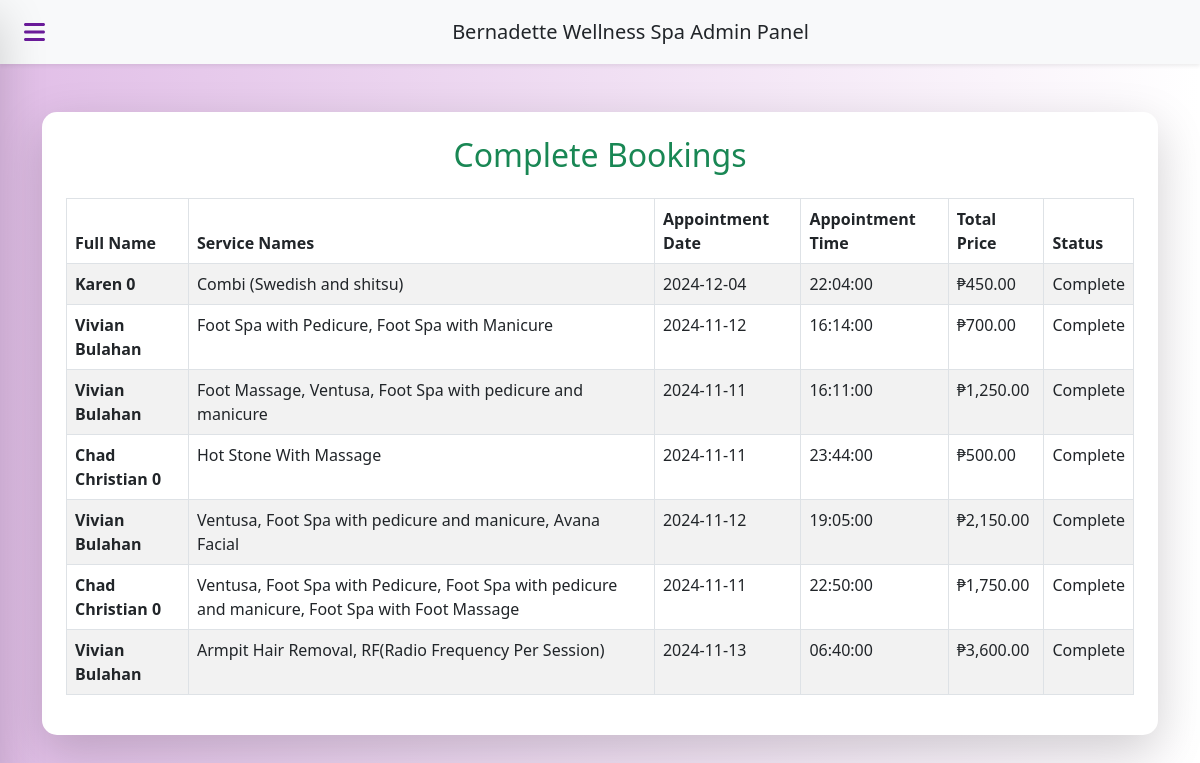
Page /booking/complete_bookings.php on the earlier database version.
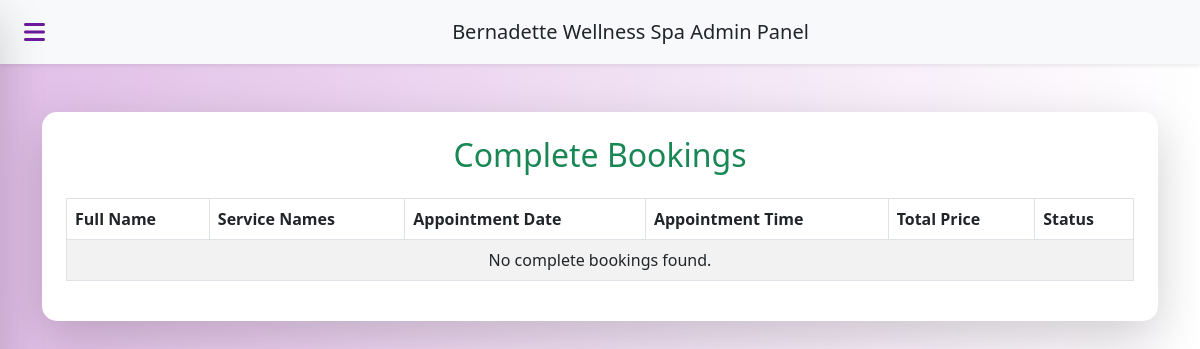
Same page on the later database version.
### tables this page shows
CREATE TABLE `complete_bookings` (
  `appointment_id` int(11) NOT NULL,
  `full_name` varchar(255) DEFAULT NULL,
  `service_names` varchar(255) DEFAULT NULL,
  `appointment_date` date DEFAULT NULL,
  `appointment_time` time DEFAULT NULL,
  `payment_method` varchar(50) DEFAULT NULL,
  `total_price` decimal(10,2) DEFAULT NULL
);

### booking/complete_bookings.php (the view, shortened to what this page needs)
<?php
include '../../bws_ui/db_connection/db_connection.php';
include '../../bws_ui/includes/header.php';
?>
<!DOCTYPE html>
<html lang="en">
<head>
    <link href="https://cdn.jsdelivr.net/npm/bootstrap@5.3.0/dist/css/bootstrap.min.css" rel="stylesheet">
    <link rel="stylesheet" href="https://cdnjs.cloudflare.com/ajax/libs/font-awesome/6.0.0-beta3/css/all.min.css">
    <link rel="stylesheet" href="https://cdn.datatables.net/1.11.3/css/dataTables.bootstrap5.min.css">
    <link rel="stylesheet" href="../booking//booking style//booking_style.css">
</head>
<body>
    <header class="navbar bg-light shadow-sm">
        <div class="container d-flex align-items-center">
            <button class="sidebar-toggle btn btn-outline-danger me-3" onclick="toggleSidebar()" aria-label="Toggle Sidebar">
                <i class="fas fa-bars"></i>
            </button>
            <a href="dashboard.php" class="navbar-brand mx-auto text-dark">Bernadette Wellness Spa Admin Panel</a>
        </div>
    </header>
    <?php
    $sql_fetch_complete = "SELECT appointment_id, full_name, service_names, appointment_date, appointment_time, total_price FROM complete_bookings";
    $result_complete = $conn->query($sql_fetch_complete);
    ?>
    <div class="container mt-5">
        <div class="card shadow-lg border-0">
            <div class="card-body p-4">
                <h2 class="mb-4 text-center text-success">Complete Bookings</h2>
                <table id="completeBookingsTable" class="table table-striped table-hover table-bordered bookingTable" style="width:100%">
                    <thead class="bg-success text-white">
                        <tr>
                            <th>Full Name</th>
                            <th>Service Names</th>
                            <th>Appointment Date</th>
                            <th>Appointment Time</th>
                            <th>Total Price</th>
                            <th>Status</th>
                        </tr>
                    </thead>
                    <tbody>
                        <?php
                        if ($result_complete && $result_complete->num_rows > 0) {
                            while ($row = $result_complete->fetch_assoc()) {
                                echo "<tr>";
                                echo "<td><strong>" . htmlspecialchars($row['full_name']) . "</strong></td>";
                                echo "<td>" . htmlspecialchars($row['service_names']) . "</td>";
                                echo "<td>" . htmlspecialchars($row['appointment_date']) . "</td>";
                                echo "<td>" . htmlspecialchars($row['appointment_time']) . "</td>";
                                echo "<td>₱" . number_format($row['total_price'], 2) . "</td>";
                                echo "<td>Complete</td>";
                                echo "</tr>";
                            }
                        } else {
                            echo "<tr><td colspan='6' class='text-center'>No complete bookings found.</td></tr>";
                        }
                        ?>
                    </tbody>
                </table>
            </div>
        </div>
    </div>
</body>
</html>
<?php include '../../bws_ui/includes/footer.php' ?>

### includes/header.php (shortened to what this page needs)
<!DOCTYPE html>
<html lang="en">
<head>
    <link rel="stylesheet" href="../bws_ui/resources/bootstrap/css/bootstrap.min.css">
    <link rel="stylesheet" href="../bws_ui/resources/fontawesome/font-awesome.min.css">
    <link href="https://cdn.jsdelivr.net/npm/sweetalert2@11/dist/sweetalert2.min.css" rel="stylesheet">
    <link rel="stylesheet" href="../bws_ui/resources/service_style.css">
</head>
<body>

### includes/footer.php (shortened to what this page needs)
</body>
</html>

### resources/service_style.css (style rules this page uses)
.card { border: 1px solid #ddd; border-radius: 10px; box-shadow: 0 4px 8px rgba(0, 0, 0, 0.1); }
.card-body { padding: 15px; }

### booking/booking style/booking_style.css (style rules this page uses)
body { background-color: #f7f7f7; }
.navbar { position: sticky; top: 0; z-index: 1000; background-color: #f8f9fa; box-shadow: 0 2px 4px var(--shadow); display: flex; justify-content: space-between; }
.navbar .container { display: flex; width: 100%; max-width: 1500px; }
.navbar .navbar-brand { flex-grow: 1; text-align: center; }
.sidebar-toggle { display: block; font-size: 1.5em; background: none; border: none; cursor: pointer; color: var(--primary-color); }
body { background-color: #f8f9fa; }
.card { border-radius: 15px; box-shadow: 0 4px 8px rgba(0, 0, 0, 0.1); }
.table { margin-top: 20px; }

### includes/header.php (style rules this page uses)
:root { --primary-color: #6a1b9a; --secondary-color: #e1bee7; --text-color-dark: #333; --text-color-light: #fff; --background-color: #f8f9fa; --hover-color: #ff7f50; --shadow: rgba(0, 0, 0, 0.1); }
body { margin: 0; font-family: Arial, sans-serif; color: var(--text-color-dark); background: linear-gradient(to right, var(--secondary-color), #ffffff); overflow-x: hidden; }
.navbar { position: sticky; top: 0; z-index: 1000; background-color: #f8f9fa; box-shadow: 0 2px 4px var(--shadow); display: flex; justify-content: space-between; }
.navbar .container { display: flex; width: 100%; max-width: 1500px; }
.navbar .navbar-brand { flex-grow: 1; text-align: center; }
.sidebar-toggle { display: block; font-size: 1.5em; background: none; border: none; cursor: pointer; color: var(--primary-color); }
html { scroll-behavior: smooth; }

Differences in the rows shown:
removed complete_bookings: full_name "Karen 0", service_names "Combi (Swedish and shitsu)", appointment_date "2024-12-04", appointment_time "22:04:00", total_price "450.00"
removed complete_bookings: full_name "Vivian Bulahan", service_names "Foot Spa with Pedicure, Foot Spa with Manicure", appointment_date "2024-11-12", appointment_time "16:14:00", total_price "700.00"
removed complete_bookings: full_name "Vivian Bulahan", service_names "Foot Massage, Ventusa, Foot Spa with pedicure and manicure", appointment_date "2024-11-11", appointment_time "16:11:00", total_price "1,250.00"
removed complete_bookings: full_name "Chad Christian 0", service_names "Hot Stone With Massage", appointment_date "2024-11-11", appointment_time "23:44:00", total_price "500.00"
removed complete_bookings: full_name "Vivian Bulahan", service_names "Ventusa, Foot Spa with pedicure and manicure, Avana Facial", appointment_date "2024-11-12", appointment_time "19:05:00", total_price "2,150.00"
removed complete_bookings: full_name "Chad Christian 0", service_names "Ventusa, Foot Spa with Pedicure, Foot Spa with pedicure and manicure, Foot Spa with Foot Massage", appointment_date "2024-11-11", appointment_time "22:50:00", total_price "1,750.00"
removed complete_bookings: full_name "Vivian Bulahan", service_names "Armpit Hair Removal, RF(Radio Frequency Per Session)", appointment_date "2024-11-13", appointment_time "06:40:00", total_price "3,600.00"
Other differences:
text now shown: "No complete bookings found."
